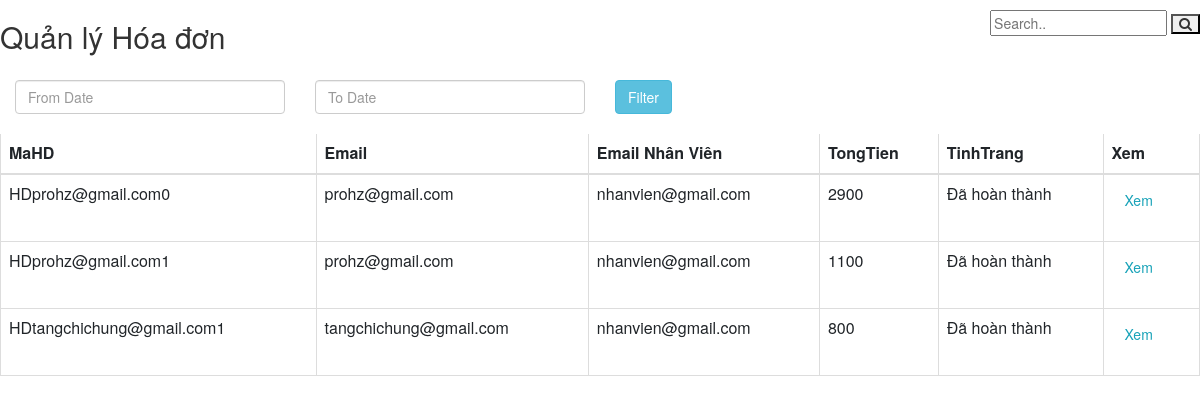
Before: /admin/DonHang.php with the older database file.
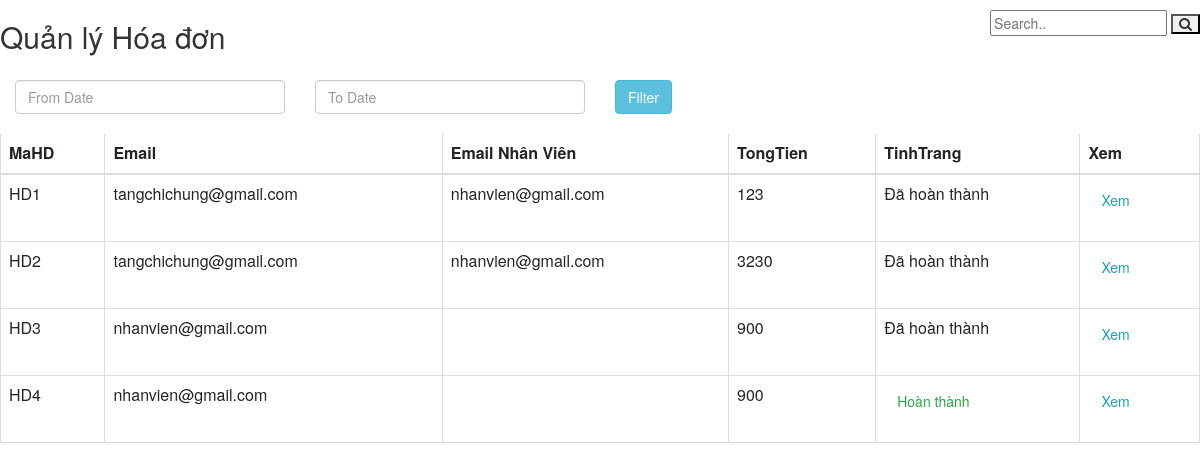
After: the same page with the newer database file.
### tables this page shows
CREATE TABLE `tblhoadon` (
  `MaHD` varchar(30) NOT NULL,
  `Email` varchar(30) NOT NULL,
  `TongTien` varchar(30) NOT NULL,
  `TinhTrang` varchar(30) NOT NULL,
  `NgayThang` date NOT NULL,
  `Email_NhanVien` varchar(30) NOT NULL
);

### admin/DonHang.php (the view, shortened to what this page needs)
<?php
	include 'scripts.php';
?>
<link rel="stylesheet" href="https://maxcdn.bootstrapcdn.com/bootstrap/3.3.6/css/bootstrap.min.css" />
<link rel="stylesheet" href="https://cdnjs.cloudflare.com/ajax/libs/font-awesome/4.7.0/css/font-awesome.min.css">
		<div class="title"><h2>Quản lý Hóa đơn</h2></div>
		<div class="search-container">
    		<form action="code.php" method="post">
      			<input type="text" placeholder="Search.." name="search">
      			<button type="submit" name="btnSearch_HD"><i class="fa fa-search"></i></button>
    		</form>
		  </div>
		  <div>
			  <br><br><br><br>
	<div class="col-md-3">
	<input type="text" name="from_date" id="from_date" class="form-control" placeholder="From Date" />
	</div>
	<div class="col-md-3">
		<input type="text" name="to_date" id="to_date" class="form-control" placeholder="To Date" />
	</div>
	<div class="col-md-5">
		<input type="button" name="filter" id="filter" value="Filter" class="btn btn-info" />
	</div>
	<br/>
	</div>
<div class="table-responsive" id="tableHD">
<?php
	$connection = mysqli_connect("localhost","root","","webdb");
	$query = "SELECT * FROM tblhoadon";
	$query_run = mysqli_query($connection,$query);
?>
<table class="table table-bordered" id="datatable" width="100%" cellspacing="0">
	<thead>
		<tr>
			<th>MaHD</th>
			<th>Email</th>
			<th>Email Nhân Viên</th>
			<th>TongTien</th>
			<th>TinhTrang</th>
			<th>Xem</th>
		</tr>
	</thead>
	<tbody>
	<?php
		if(mysqli_num_rows($query_run)>0)
		{
			while($row = mysqli_fetch_assoc($query_run))
			{
				if ( $row['TinhTrang'] != 'Đang xử lý') {
				?>
		<tr>
			<td><?php echo $row['MaHD']; ?></td>
			<td><?php echo $row['Email']; ?></td>
			<?php
				if ($row['Email'] == $row['Email_NhanVien'])
					echo '<td></td>';
				else
					echo '<td>'.$row['Email_NhanVien'].'</td>';
			?>
			<td><?php echo $row['TongTien']; ?></td>
			<td>
				<?php
					if ( $row['TinhTrang'] == 'Đã hoàn thành' ) {
						echo 'Đã hoàn thành';
					}
					else {
						echo
						'
						<button type="submit" name="check_btn" class="btn btn-outline-success" value="'.$row['MaHD'].'" onclick="Check(this.value)">Hoàn thành</button>
						';
					}
				?>
			</td>
			<td>
				<form action="chitietDonhang.php?id=<?php echo $row['MaHD']; ?>" method="post">
				<button type="submit" name="edit_btn" class="btn btn-outline-info">Xem</button>
				</form>
			</td>
		</tr>
		<?php
		}
			}
		}
		else{
			echo "<h2>Không tìm thấy hóa đơn</h2>";
		}
		?>
	</tbody>
</table>
</div>

### admin/scripts.php (shortened to what this page needs)
<link rel="stylesheet" href="https://maxcdn.bootstrapcdn.com/bootstrap/4.5.0/css/bootstrap.min.css">
<link rel="stylesheet" href="http://code.jquery.com/ui/1.11.4/themes/smoothness/jquery-ui.css">

### admin/DonHang.php (style rules this page uses)
* { box-sizing: border-box; }
.title { float:left; }
.search-container { float:right; margin-top:10px; }

Changed rows visible on the page:
removed tblhoadon: MaHD "HDprohz@gmail.com0", Email "prohz@gmail.com", Email_NhanVien "nhanvien@gmail.com", TongTien "2900", TinhTrang "Đã hoàn thành"
removed tblhoadon: MaHD "HDprohz@gmail.com1", Email "prohz@gmail.com", Email_NhanVien "nhanvien@gmail.com", TongTien "1100", TinhTrang "Đã hoàn thành"
removed tblhoadon: MaHD "HDtangchichung@gmail.com1", Email "tangchichung@gmail.com", Email_NhanVien "nhanvien@gmail.com", TongTien "800", TinhTrang "Đã hoàn thành"
added tblhoadon: MaHD "HD1", Email "tangchichung@gmail.com", Email_NhanVien "nhanvien@gmail.com", TongTien "123", TinhTrang "Đã hoàn thành"
added tblhoadon: MaHD "HD2", Email "tangchichung@gmail.com", Email_NhanVien "nhanvien@gmail.com", TongTien "3230", TinhTrang "Đã hoàn thành"
added tblhoadon: MaHD "HD3", Email "nhanvien@gmail.com", TongTien "900", TinhTrang "Đã hoàn thành"
added tblhoadon: MaHD "HD4", Email "nhanvien@gmail.com", TongTien "900"
